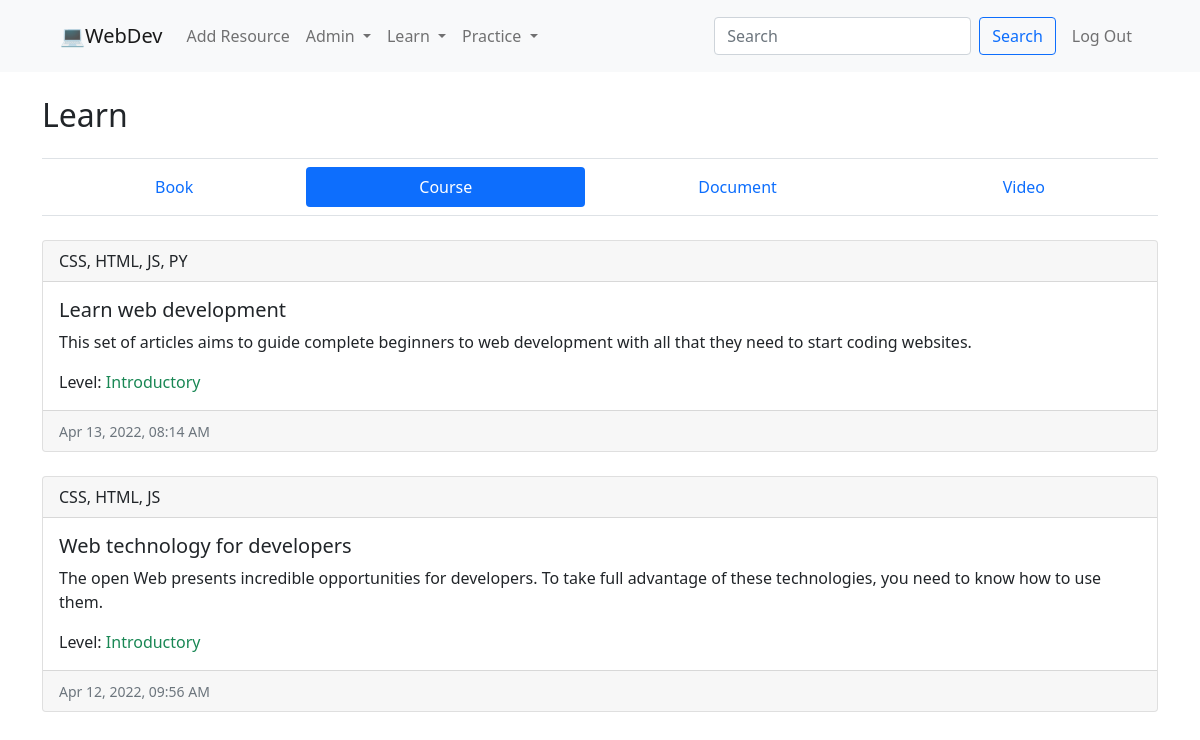
The page /course (signed in) on the database its author committed.
### webdev/models.py (models this page shows, shortened)
class User(AbstractUser):
    pass

class Resource(models.Model):
    CATEGORY_CHOICES = [
        ("BOOK", "Book"),
        ("CODE", "Code"),
        ("CRS", "Course"),
        ("DOC", "Document"),
        ("QUIZ", "Quiz"),
        ("VID", "Video")
    ]
    LEVEL_CHOICES = [
        ("INTR", "Introductory"),
        ("MEDI", "Intermediate"),
        ("ADVC", "Advanced")
    ]
    title = models.CharField(max_length=150)
    description = models.TextField()
    url = models.URLField(max_length=255)
    embeddable = models.BooleanField()
    category = models.CharField(max_length=4, choices=CATEGORY_CHOICES)
    timestamp = models.DateTimeField(auto_now_add=True)
    user = models.ForeignKey("User", on_delete=models.SET_NULL, related_name="added_by", null=True)
    like = models.ManyToManyField("User", related_name="liker", blank=True)
    favorite = models.ManyToManyField("User", related_name="favoriter", blank=True)
    language = models.ManyToManyField("Language", related_name="lang")
    level = models.CharField(max_length=4, choices=LEVEL_CHOICES)
    def serialize(self):
        return {
            "id": self.id,
            "title": self.title,
            "description": self.description,
            "timestamp": self.timestamp.strftime("%b %d, %Y, %I:%M %p"),
            "language": ", ".join([lang.language for lang in self.language.all()]),
            "level": self.level
        }

class Language(models.Model):
    LANGUAGE_CHOICES = [
        ("CSS", "CSS"),
        ("HTML", "HTML"),
        ("JS", "JavaScript"),
        ("PY", "Python")
    ]
    language = models.CharField(max_length=4, unique=True, choices=LANGUAGE_CHOICES)
    def __str__(self):
        return self.language

### webdev/views.py (the view)
# urls.py: path("<str:content_type>", views.content, name="content"),
def content(request, content_type):
    if content_type not in CATEGORY.keys():
        return render(request, "webdev/content.html", {
            "message": "Invalid content type."
        }, status=404)
    if not request.user.is_authenticated and content_type in ["favorite", "published"]:
        return render(request, "webdev/content.html", {
            "message": "Login required."
        }, status=401)
    if content_type == "favorite":
        resources = Resource.objects.filter(favorite__pk=request.user.pk)
    elif content_type == "published":
        resources = Resource.objects.filter(user=request.user)
    else:
        resources = Resource.objects.filter(category=CATEGORY[content_type]["cap"])
    resources = resources.order_by("-timestamp")
    return render(request, "webdev/content.html", {
        "level": LEVEL,
        "resources": resources,
        "category": CATEGORY[content_type]
    })

### webdev/views.py (called while the page is built)
@register.filter
def get_item(dictionary, key):
    return dictionary.get(key)

### webdev/templates/webdev/content.html (shortened to what this page needs)
{% extends  "webdev/layout.html" %}
{% block body %}
    {% if message %}
        <h2>{{ message }}</h2>
    {% else %}
        {% if category.view == "learn" %}
            <div id="learn-view">
                <h2 class="mb-4">Learn</h2>
                <nav class="nav nav-pills flex-column flex-sm-row mb-4 py-2 border-top border-bottom">
                    <a id="tab-book" class="flex-sm-fill text-sm-center nav-link nav-tab {% if category.cap == 'BOOK' %}active{% endif %}" data-content="book">Book</a>
                    <a id="tab-course" class="flex-sm-fill text-sm-center nav-link nav-tab {% if category.cap == 'CRS' %}active{% endif %}" data-content="crs">Course</a>
                    <a id="tab-document" class="flex-sm-fill text-sm-center nav-link nav-tab {% if category.cap == 'DOC' %}active{% endif %}" data-content="doc">Document</a>
                    <a id="tab-video" class="flex-sm-fill text-sm-center nav-link nav-tab {% if category.cap == 'VID' %}active{% endif %}" data-content="vid">Video</a>
                </nav>
            </div>
        {% endif %}
        <div id="content">
            {% for resource in resources %}
                <div class="card mb-4">
                    <a class="text-body text-decoration-none" href="{% url 'resource' resource.pk %}">
                        <div class="card-header">{{ resource.language.all|join:", " }}</div>
                        <div class="card-body">
                            <h5 class="card-title">{{ resource.title }}</h5>
                            <p class="card-text">{{ resource.description }}</p>
                            {% with lv=level|get_item:resource.level %}
                                <p class="card-text">Level: <span class="{{ lv.color }}">{{ lv.full }}</span></p>
                            {% endwith %}
                        </div>
                        <div class="card-footer"><small class="text-muted">{{ resource.serialize.timestamp }}</small></div>
                    </a>
                </div>
            {% endfor %}
        </div>
    {% endif %}
{% endblock %}

### webdev/templates/webdev/layout.html (shortened to what this page needs)
{% load static %}
<!DOCTYPE html>
<html lang="en">
    <head>
        <link href="https://cdn.jsdelivr.net/npm/bootstrap@5.1.3/dist/css/bootstrap.min.css" rel="stylesheet">
        <link href="https://cdnjs.cloudflare.com/ajax/libs/font-awesome/5.15.4/css/all.min.css" rel="stylesheet">
        <link href="{% static 'webdev/styles.css' %}" rel="stylesheet">
    </head>
    <body>
        <nav class="navbar navbar-expand-lg navbar-light bg-light py-3 px-5">
            <div class="container-fluid">
                <a class="navbar-brand" href="{% url 'index' %}">💻WebDev</a>
                <div class="collapse navbar-collapse" id="navbarNavDropdown">
                    <ul class="navbar-nav me-auto">
                        {% if user.is_authenticated %}
                            <li class="nav-item">
                                <a href="{% url 'create' %}" class="nav-link">Add Resource</a>
                            </li>
                            <li class="nav-item dropdown">
                                <a class="nav-link dropdown-toggle" role="button" data-bs-toggle="dropdown">
                                    {{ user.username.capitalize }}
                                </a>
                            </li>
                        {% endif %}
                        <li class="nav-item dropdown">
                            <a class="nav-link dropdown-toggle" role="button" data-bs-toggle="dropdown">
                                Learn
                            </a>
                        </li>
                        <li class="nav-item dropdown">
                            <a class="nav-link dropdown-toggle" role="button" data-bs-toggle="dropdown">
                                Practice
                            </a>
                        </li>
                    </ul>
                    <form action="{% url 'index' %}" class="d-flex me-2" method="get">
                        <input class="form-control me-2" type="search" name="q" placeholder="Search">
                        <button class="btn btn-outline-primary" type="submit">Search</button>
                    </form>
                    <ul class="navbar-nav">
                        {% if user.is_authenticated %}
                            <li class="nav-item">
                                <a class="nav-link" href="{% url 'logout' %}">Log Out</a>
                            </li>
                        {% endif %}
                    </ul>
                </div>
            </div>
        </nav>
        <div class="body container pt-4">
            {% block body %}
            {% endblock %}
        </div>
    </body>
</html>

### rows shown on the page
User: username "Admin"
Resource: language.all "CSS, HTML, JS, PY", title "Learn web development", description "This set of articles aims to guide complete beginners to web development with all that they need to start coding websites.", full "Introductory", serialize.timestamp "Apr 13, 2022, 08:14 AM"
Resource: language.all "CSS, HTML, JS", title "Web technology for developers", description "The open Web presents incredible opportunities for developers. To take full advantage of these technologies, you need to know how to use them.", full "Introductory", serialize.timestamp "Apr 12, 2022, 09:56 AM"
